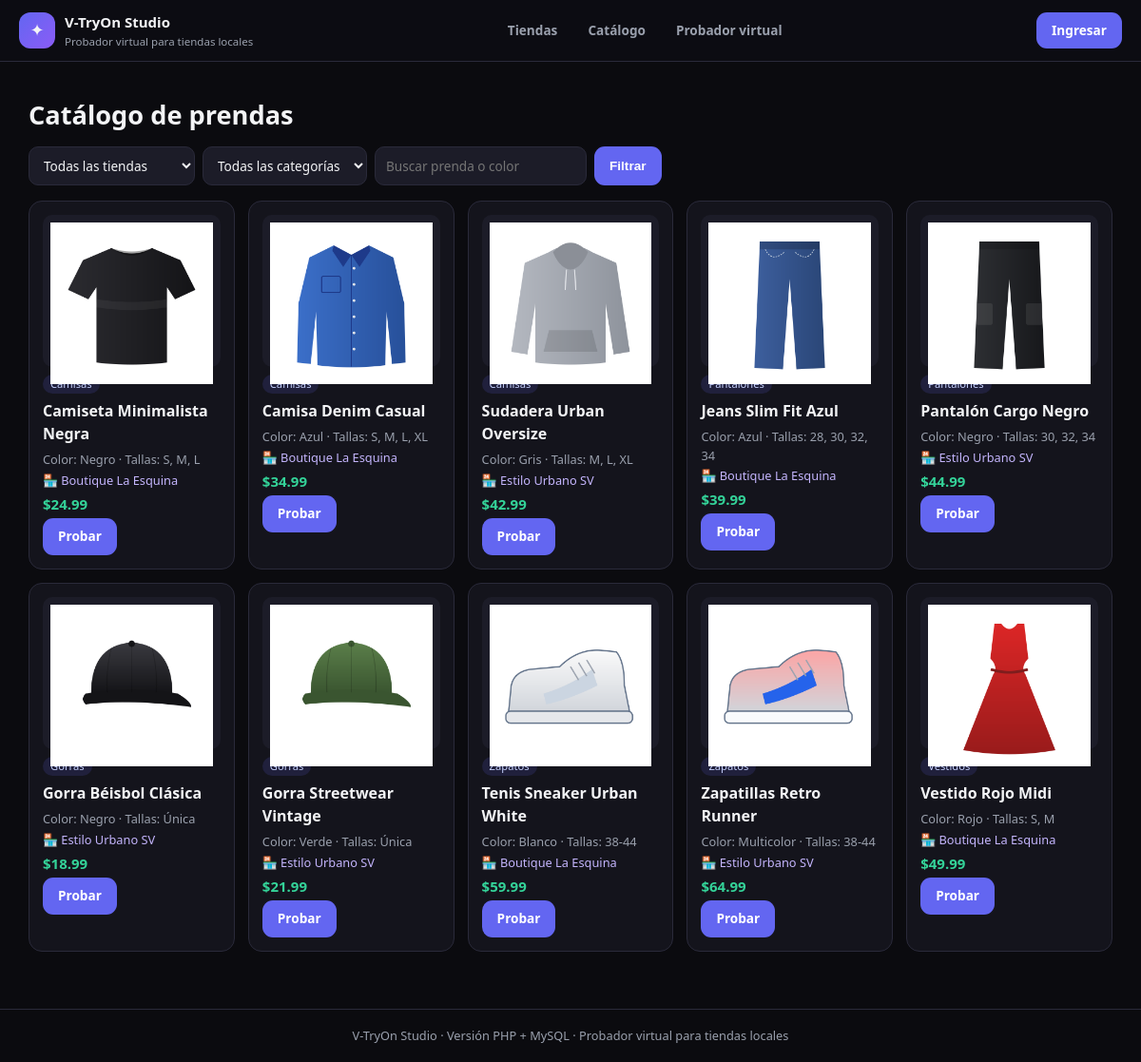
The app's page /php/catalogo.php with its own data.
### tables this page shows
CREATE TABLE ajustes (
  id                   TINYINT UNSIGNED PRIMARY KEY DEFAULT 1,
  nombre_sitio         VARCHAR(80)  NOT NULL,
  eslogan              VARCHAR(160),
  permitir_registro    BOOLEAN NOT NULL DEFAULT TRUE,
  mostrar_precios      BOOLEAN NOT NULL DEFAULT TRUE,
  ajuste_auto_defecto  BOOLEAN NOT NULL DEFAULT TRUE,
  quitar_fondo_defecto BOOLEAN NOT NULL DEFAULT TRUE,
  fecha_actualizacion  DATETIME NOT NULL DEFAULT CURRENT_TIMESTAMP ON UPDATE CURRENT_TIMESTAMP,
  CONSTRAINT chk_ajustes_unica CHECK (id = 1)
);

CREATE TABLE prendas (
  id                  INT UNSIGNED AUTO_INCREMENT PRIMARY KEY,
  tienda_id           INT UNSIGNED NULL,
  nombre              VARCHAR(120) NOT NULL,
  categoria_id        TINYINT UNSIGNED NOT NULL,
  color               VARCHAR(40)  NOT NULL DEFAULT 'Varios',
  precio              DECIMAL(8,2) NOT NULL DEFAULT 0.00,
  tallas              VARCHAR(40)  NULL,
  existencias         INT UNSIGNED NOT NULL DEFAULT 0,
  imagen              VARCHAR(255) NOT NULL,         
  activa              BOOLEAN      NOT NULL DEFAULT TRUE,
  creado_por          INT UNSIGNED NULL,
  fecha_creacion      DATETIME NOT NULL DEFAULT CURRENT_TIMESTAMP,
  fecha_actualizacion DATETIME NOT NULL DEFAULT CURRENT_TIMESTAMP ON UPDATE CURRENT_TIMESTAMP,
  CONSTRAINT fk_prendas_tienda    FOREIGN KEY (tienda_id)    REFERENCES tiendas(id)   ON DELETE SET NULL,
  CONSTRAINT fk_prendas_categoria FOREIGN KEY (categoria_id) REFERENCES categorias(id),
  CONSTRAINT fk_prendas_creador   FOREIGN KEY (creado_por)   REFERENCES usuarios(id)  ON DELETE SET NULL,
  CONSTRAINT chk_prendas_precio   CHECK (precio >= 0)
);

CREATE TABLE tiendas (
  id             INT UNSIGNED AUTO_INCREMENT PRIMARY KEY,
  nombre         VARCHAR(100) NOT NULL UNIQUE,
  descripcion    VARCHAR(200),
  encargado      VARCHAR(100),
  telefono       VARCHAR(30),
  activa         BOOLEAN NOT NULL DEFAULT TRUE,
  fecha_registro DATETIME NOT NULL DEFAULT CURRENT_TIMESTAMP
);

### php/includes/config.php (called while the page is built, shortened)
<?php
function db(): PDO
{
    static $pdo = null;
    if ($pdo === null) {
        $dsn = 'mysql:host=' . DB_HOST . ';dbname=' . DB_NOMBRE . ';charset=utf8mb4';
        try {
            $pdo = new PDO($dsn, DB_USUARIO, DB_CLAVE, [
                PDO::ATTR_ERRMODE => PDO::ERRMODE_EXCEPTION,
                PDO::ATTR_DEFAULT_FETCH_MODE => PDO::FETCH_ASSOC,
                PDO::ATTR_EMULATE_PREPARES => false,
            ]);
        } catch (PDOException $e) {
            die('<p style="font-family:sans-serif;padding:20px">No se pudo conectar con MySQL. '
                . 'Revisa que XAMPP esté encendido y que hayas importado <b>database/vtryon_db.sql</b>.<br><br>'
                . 'Detalle: ' . htmlspecialchars($e->getMessage()) . '</p>');
        }
    }
    return $pdo;
}
function e(?string $texto): string
{
    return htmlspecialchars((string) $texto, ENT_QUOTES, 'UTF-8');
}
function usuarioActual(): ?array
{
    return $_SESSION['usuario'] ?? null;
}
function esAdmin(): bool
{
    $u = usuarioActual();
    return $u !== null && (int) $u['rol_id'] === 1;
}
function urlBase(): string
{
    $enAdmin = str_contains(str_replace('\\', '/', $_SERVER['SCRIPT_NAME'] ?? ''), '/admin/');
    return $enAdmin ? '../' : '';
}
function ajustes(): array
{
    static $cache = null;
    if ($cache === null) {
        $cache = db()->query('SELECT * FROM ajustes WHERE id = 1')->fetch() ?: [
            'nombre_sitio' => 'V-TryOn Studio',
            'eslogan' => 'Probador virtual para tiendas locales',
            'permitir_registro' => 1,
            'mostrar_precios' => 1,
            'ajuste_auto_defecto' => 1,
            'quitar_fondo_defecto' => 1,
        ];
    }
    return $cache;
}
function categorias(): array
{
    static $cache = null;
    if ($cache === null) {
        $cache = db()->query('SELECT * FROM categorias ORDER BY id')->fetchAll();
    }
    return $cache;
}
function dinero($valor): string
{
    return '$' . number_format((float) $valor, 2);
}

### php/catalogo.php (the view, shortened to what this page needs)
<?php
require_once __DIR__ . '/includes/header.php';
$categoria = isset($_GET['categoria']) ? (int) $_GET['categoria'] : 0;
$q = trim($_GET['q'] ?? '');
$sql = 'SELECT p.*, c.nombre AS categoria, c.clave AS categoria_clave, t.nombre AS tienda
        FROM prendas p
        JOIN categorias c ON c.id = p.categoria_id
        LEFT JOIN tiendas t ON t.id = p.tienda_id
        WHERE p.activa = 1 AND (t.id IS NULL OR t.activa = 1)';
$params = [];
$sql .= ' ORDER BY p.fecha_creacion DESC';
$stmt = db()->prepare($sql);
$stmt->execute($params);
$prendas = $stmt->fetchAll();
$cfg = ajustes();
?>
<h1>Catálogo de prendas</h1>
<form class="filtros" method="get">
  <select name="tienda">
    <option value="0">Todas las tiendas</option>
  </select>
  <select name="categoria">
    <option value="0">Todas las categorías</option>
    <?php foreach (categorias() as $c): ?>
      <option value="<?= (int) $c['id'] ?>" <?= $categoria === (int) $c['id'] ? 'selected' : '' ?>><?= e($c['nombre']) ?></option>
    <?php endforeach; ?>
  </select>
  <input type="search" name="q" value="<?= e($q) ?>" placeholder="Buscar prenda o color">
  <button class="btn" type="submit">Filtrar</button>
</form>
<div class="rejilla productos">
<?php foreach ($prendas as $p): ?>
  <article class="tarjeta producto">
    <div class="foto"><img src="uploads/<?= e($p['imagen']) ?>" alt="<?= e($p['nombre']) ?>"></div>
    <span class="etiqueta"><?= e($p['categoria']) ?></span>
    <h3><?= e($p['nombre']) ?></h3>
    <p class="mini">Color: <?= e($p['color']) ?><?= $p['tallas'] ? ' · Tallas: ' . e($p['tallas']) : '' ?></p>
    <p class="mini tienda">🏪 <?= e($p['tienda'] ?: 'Sin tienda') ?></p>
    <?php if ((int) $cfg['mostrar_precios'] === 1): ?><p class="precio"><?= dinero($p['precio']) ?></p><?php endif; ?>
    <a class="btn" href="probador.php?prenda=<?= (int) $p['id'] ?>">Probar</a>
  </article>
<?php endforeach; ?>
</div>
<?php require_once __DIR__ . '/includes/footer.php'; ?>

### php/includes/header.php (shortened to what this page needs)
<?php
require_once __DIR__ . '/config.php';
$cfg = ajustes();
$u = usuarioActual();
$base = urlBase();
?>
<!DOCTYPE html>
<html lang="es">
<head>
<link rel="stylesheet" href="<?= $base ?>assets/estilo.css">
</head>
<body>
<header class="barra">
  <a class="marca" href="<?= $base ?>index.php">
    <span class="logo">✦</span>
    <span>
      <strong><?= e($cfg['nombre_sitio']) ?></strong>
      <small><?= e($cfg['eslogan']) ?></small>
    </span>
  </a>
  <nav class="menu">
    <a href="<?= $base ?>index.php">Tiendas</a>
    <a href="<?= $base ?>catalogo.php">Catálogo</a>
    <a href="<?= $base ?>probador.php">Probador virtual</a>
  </nav>
  <div class="sesion">
    <?php if ($u): ?>
      <span class="avatar"><?= e(mb_strtoupper(mb_substr($u['nombre'], 0, 1))) ?></span>
      <span class="nombre"><?= e($u['nombre']) ?></span>
      <a class="btn-salir" href="<?= $base ?>logout.php">Salir</a>
    <?php else: ?>
      <a class="btn" href="<?= $base ?>login.php">Ingresar</a>
    <?php endif; ?>
  </div>
</header>
<main class="contenido">

### php/includes/footer.php (shortened to what this page needs)
</main>
<footer class="pie">
  <?= e(ajustes()['nombre_sitio']) ?> · Versión PHP + MySQL · Probador virtual para tiendas locales
</footer>
</body>
</html>

### php/assets/estilo.css (style rules this page uses)
:root { --fondo: #0b0b0f; --panel: #14141c; --panel-2: #1c1c28; --borde: #2a2a3a; --texto: #f3f4f6; --gris: #9aa0ad; --indigo: #6366f1; --indigo-2: #8b5cf6; --verde: #10b981; --ambar: #f59e0b; --rojo: #ef4444; }
* { box-sizing: border-box; }
body { margin: 0; background: var(--fondo); color: var(--texto); font-family: "Segoe UI", system-ui, -apple-system, Arial, sans-serif; font-size: 15px; line-height: 1.5; }
a { color: #c7d2fe; text-decoration: none; }
h1 { font-size: 1.7rem; margin: 18px 0 6px; }
h3 { font-size: 1rem; margin: 6px 0; }
.mini { font-size: 0.8rem; color: var(--gris); margin: 2px 0; }
.barra { display: flex; flex-wrap: wrap; gap: 12px; align-items: center; justify-content: space-between; padding: 12px 20px; background: rgba(12,12,18,0.95); border-bottom: 1px solid var(--borde); position: sticky; top: 0; z-index: 20; }
.marca { display: flex; align-items: center; gap: 10px; color: var(--texto); }
.marca .logo { width: 38px; height: 38px; border-radius: 12px; display: grid; place-items: center; background: linear-gradient(135deg, var(--indigo), var(--indigo-2)); font-size: 18px; }
.marca small { display: block; font-size: 0.72rem; color: var(--gris); }
.menu { display: flex; gap: 4px; flex-wrap: wrap; }
.menu a { padding: 7px 14px; border-radius: 10px; font-size: 0.85rem; font-weight: 600; color: var(--gris); }
.sesion { display: flex; align-items: center; gap: 8px; font-size: 0.85rem; }
.contenido { max-width: 1180px; margin: 0 auto; padding: 18px 20px 60px; }
.pie { border-top: 1px solid var(--borde); padding: 18px 20px; text-align: center; color: var(--gris); font-size: 0.8rem; }
.btn { display: inline-block; padding: 9px 16px; border-radius: 11px; border: 0; cursor: pointer; background: var(--indigo); color: #fff; font-size: 0.85rem; font-weight: 700; text-align: center; }
.rejilla { display: grid; gap: 14px; }
.rejilla.productos { grid-template-columns: repeat(auto-fill, minmax(210px, 1fr)); }
.tarjeta { background: var(--panel); border: 1px solid var(--borde); border-radius: 14px; padding: 14px; }
.tarjeta.producto .foto { height: 160px; display: grid; place-items: center; background: var(--panel-2); border-radius: 10px; padding: 8px; }
.tarjeta.producto img { max-width: 100%; max-height: 100%; object-fit: contain; }
.etiqueta { display: inline-block; margin-top: 8px; font-size: 0.7rem; color: #c7d2fe; background: rgba(99,102,241,0.15); padding: 2px 8px; border-radius: 999px; }
.precio { color: #34d399; font-weight: 700; margin: 4px 0; }
.tienda { color: #c4b5fd; }
.filtros { display: flex; flex-wrap: wrap; gap: 8px; margin: 12px 0 16px; }
input, select, textarea { background: var(--panel-2); color: var(--texto); border: 1px solid var(--borde); border-radius: 10px; padding: 9px 11px; font-size: 0.85rem; font-family: inherit; }
.tarjeta.producto .foto { position: relative; }

### records on screen
ajustes: nombre_sitio "V-TryOn Studio", eslogan "Probador virtual para tiendas locales"
prendas: imagen (picture), nombre "Camiseta Minimalista Negra", color "Negro", tallas "S, M, L", tienda.nombre "Boutique La Esquina", precio "$24.99"
prendas: imagen (picture), nombre "Camisa Denim Casual", color "Azul", tallas "S, M, L, XL", tienda.nombre "Boutique La Esquina", precio "$34.99"
prendas: imagen (picture), nombre "Sudadera Urban Oversize", color "Gris", tallas "M, L, XL", tienda.nombre "Estilo Urbano SV", precio "$42.99"
prendas: imagen (picture), nombre "Jeans Slim Fit Azul", color "Azul", tallas "28, 30, 32, 34", tienda.nombre "Boutique La Esquina", precio "$39.99"
prendas: imagen (picture), nombre "Pantalón Cargo Negro", color "Negro", tallas "30, 32, 34", tienda.nombre "Estilo Urbano SV", precio "$44.99"
prendas: imagen (picture), nombre "Gorra Béisbol Clásica", color "Negro", tallas "Única", tienda.nombre "Estilo Urbano SV", precio "$18.99"
prendas: imagen (picture), nombre "Gorra Streetwear Vintage", color "Verde", tallas "Única", tienda.nombre "Estilo Urbano SV", precio "$21.99"
prendas: imagen (picture), nombre "Tenis Sneaker Urban White", color "Blanco", tallas "38-44", tienda.nombre "Boutique La Esquina", precio "$59.99"
prendas: imagen (picture), nombre "Zapatillas Retro Runner", color "Multicolor", tallas "38-44", tienda.nombre "Estilo Urbano SV", precio "$64.99"
prendas: imagen (picture), nombre "Vestido Rojo Midi", color "Rojo", tallas "S, M", tienda.nombre "Boutique La Esquina", precio "$49.99"
